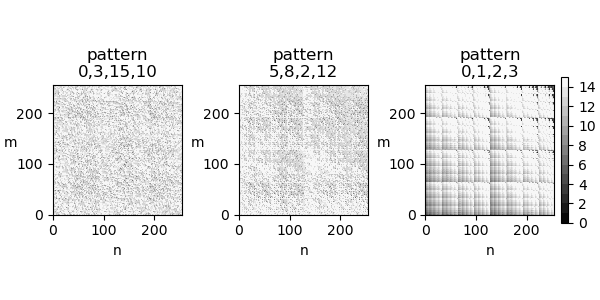

This figure's Python source:
import numpy as np
import matplotlib.pyplot as plt
from matplotlib.ticker import *

np.set_printoptions(precision=4)

CANDIDATES0=np.array([
[ 0,  3, 15, 10,],
#[0, 4, 7, 5,],
#[ 0,  4, 15, 13,],
#[0, 7, 4, 5,],
#[ 0,  9, 12, 11,],
#[ 0, 12,  9, 11,],
##[ 0, 15,  3, 10,],
#[ 0, 15,  4, 13,],
#[ 1,  2, 14,  7,],
[ 1,  6, 10,  7,],
##[ 1, 10,  6,  7,],
##[ 1, 14,  2,  7,],
[ 2,  1,  5, 12,],
#[ 2,  1,  6, 15,],
##[ 2,  5,  1, 12,],
#[ 2,  6,  1, 15,],
#[2, 6, 9, 7,],
#[2, 9, 6, 7,],
#[ 2, 11, 14, 13,],
#[ 2, 14, 11, 13,],
#[3, 0, 4, 9,],
##[3, 4, 0, 9,],
[ 3,  8, 12,  9,],
##[ 3, 12,  8,  9,],
#[ 4,  0, 13, 15,],
#[ 4,  3,  7, 14,],
#[4, 3, 8, 1,],
##[ 4,  7,  3, 14,],
#[4, 8, 3, 1,],
#[ 4,  8, 11,  9,],
#[ 4, 11,  8,  9,],
#[ 4, 13,  0, 15,],
#[ 5,  2,  6, 11,],
#[ 5,  6,  2, 11,],
#[ 5, 10, 14, 11,],
#[ 5, 14, 10, 11,],
#[ 6,  2, 15,  1,],
[6, 5, 9, 0,],
#[ 6,  5, 10,  3,],
##[6, 9, 5, 0,],
#[ 6, 10,  5,  3,],
#[ 6, 10, 13, 11,],
#[ 6, 13, 10, 11,],
#[ 6, 15,  2,  1,],
[ 7,  0, 12, 13,],
#[ 7,  4,  8, 13,],
##[ 7,  8,  4, 13,],
##[ 7, 12,  0, 13,],
#[8, 1, 4, 3,],
#[8, 4, 1, 3,],
[ 8,  7, 11,  2,],
#[ 8,  7, 12,  5,],
##[ 8, 11,  7,  2,],
#[ 8, 12,  7,  5,],
#[ 8, 12, 15, 13,],
#[ 8, 15, 12, 13,],
#[ 9,  2, 14, 15,],
#[ 9,  6, 10, 15,],
#[ 9, 10,  6, 15,],
#[ 9, 14,  2, 15,],
#[10,  1, 14, 15,],
#[10,  3,  6,  5,],
#[10,  6,  3,  5,],
#[10,  9, 13,  4,],
#[10,  9, 14,  7,],
#[10, 13,  9,  4,],
#[10, 14,  1, 15,],
#[10, 14,  9,  7,],
#[11,  0,  4,  1,],
#[11,  4,  0,  1,],
#[11,  8, 12,  1,],
#[11, 12,  8,  1,],
#[12,  0,  3,  1,],
#[12,  0, 11,  9,],
#[12,  3,  0,  1,],
#[12,  5,  8,  7,],
#[12,  8,  5,  7,],
#[12, 11,  0,  9,],
[12, 11, 15,  6,],
##[12, 15, 11,  6,],
#[13,  2,  6,  3,],
#[13,  6,  2,  3,],
#[13, 10, 14,  3,],
#[13, 14, 10,  3,],
#[14,  1, 13,  8,],
#[14,  2,  5,  3,],
#[14,  2, 13, 11,],
#[14,  5,  2,  3,],
#[14,  7, 10,  9,],
#[14, 10,  7,  9,],
#[14, 13,  1,  8,],
#[14, 13,  2, 11,],
#[15,  0, 12,  5,],
#[15,  4,  8,  5,],
#[15,  8,  4,  5,],
#[15, 12,  0,  5,]
])

#CANDIDATES=[[0x5,0x8,0x2,0xc],
#            [0,10,12,7],
#            [14,13,2,11],
#            [2,1,5,12], #Good
#            [0,3,15,10], #Good, this is last value
#            [7,0,12,13], #Good
#            ]

CANDIDATES=np.array([
    [0,3,15,10]])

def HASH(n,m):
    return (b(n,m,0)+b(m,n,1)+b(n,m,2)+b(m,n,3)+
            b(n,m,4)+b(m,n,5)+b(n,m,6)+b(m,n,7))

rng = np.random.default_rng()
random_table=rng.integers(0,16,(256,256))
def HASH_reference(n,m):
    return random_table[m,n]

#pattern=[0x15,0x38,0x32,0x2c]
#pattern=[0x5,0x8,0x2,0xc]
#pattern=[0x15,0x38,0x32,0x2c,0x0d,0x13,0x07,0x2a ]

def b(n,m,B):
    id=2*bit(n,B)+bit(m,B)
    return pattern[id]

def bit(n,B):
    return n>>B & 1

HI=80

def create_XYZ():
    global X,Y,Z
    X=Y=np.arange(0,HI,1)
    X,Y=np.meshgrid(X,Y,indexing="ij") #x[nx,ny]
    Z=np.empty(X.shape)
create_XYZ()
    
def get_data(ref=False):
    global Z
    if ref:
        hash=HASH_reference
    else:
        hash=HASH
    for nx in range(X.shape[0]):
        for ny in range(X.shape[1]):
            Z[nx,ny]=hash(nx,ny) & 0b1111

def KAI(d,E):
    return sum(map(lambda s: (np.sum(d==s)-E)**2/E,range(16)))

def TEST(data):
    d=np.ravel(data)
    K0=KAI(d,d.size/16)

    si=data.shape[0]

    def ij():
        for i in range(1,si-1):
            for j in range(1,si-1):
                yield i,j

    sm=lambda i,j: np.abs(data[i+1,j+1]-data[i,j])+np.abs(data[i-1,j-1]-data[i,j])
    s=sum(sm(i,j) for i,j in ij())
    K1=s/(si-1)**2

    sm=lambda i,j: np.abs(data[i-1,j+1]-data[i,j])+np.abs(data[i+1,j-1]-data[i,j])
    s=sum(sm(i,j) for i,j in ij())
    K2=s/(si-1)**2

    sm=lambda i,j: np.abs(data[i,j+1]-data[i,j])+np.abs(data[i,j-1]-data[i,j]) 
    s=sum(sm(i,j) for i,j in ij())
    K3=s/(si-1)**2

    sm=lambda i,j: np.abs(data[i+1,j]-data[i,j])+np.abs(data[i-1,j]-data[i,j])
    s=sum(sm(i,j) for i,j in ij())
    K4=s/(si-1)**2

    return K0,K1,K2,K3,K4

def prn(K):
    f="{:.5f}"
    for k in range(len(K)):
        print(f.format(K[k]),end=" ")
    print()

#at size 30, K0 K1 K2 K3 K4
#          5.28000 9.69529 9.21330 9.22715 9.46814 
#          5.28000 9.69529 9.21330 9.22715 9.46814
#         17.84000 9.72576 9.60665 9.56233 9.88920 38.78393
#         12.48000 9.66205 9.60388 8.96122 9.67590 37.90305 

get_data(True)
prn(TEST(Z))

def ijkl():
    for i in range(16):
        for j in range(16):
            for k in range(16):
                for l in range(16):
                    yield (i,j,k,l)

def test_scan():
    global pattern
    index=np.zeros([16**4,4])
    #candidates=np.zeros([1000,4])
    ddd=np.zeros([CANDIDATES.shape[0],5])
    id=0
    #for i0,i1,i2,i3 in ijkl():
    for i0,i1,i2,i3 in CANDIDATES:
        pattern=[i0,i1,i2,i3]
        get_data()
        k=TEST(Z)
        ddd[id]=(k[0],i0,i1,i2,i3)
        id+=1
        #size 30 criteria
        #if k[0]<17 and k[1]>9.6 and k[2]>9.6 and k[3]>9.6 and k[4]>9.6:
        #    if id<candidates.style[0]:
        #        candidates[id]=(i0,i1,i2,i3)
        #        print("candidates",(i0,i1,i2,i3),k[0],k[1],k[2],k[3],k[4])
        #        id+=1
    #if id==candidates.style[0]:
    #    print("over")
    #for i in range(id):
    #    print(candidates[i])

    def key(e):
        return e[0]
    sss=list(ddd)
    sss.sort(key=key)
    for i in range(id):
        print(sss[i])
#test_scan()


def draw():
    fig, ax = plt.subplots(figsize=(5,5),layout="constrained")
    level=np.arange(0,15.1,1)
    CS=ax.contourf(X,Y,Z,level,cmap="bwr")
    ax.axis("square")

def candidates_plot():
    global pattern
    id=0
    for i0,i1,i2,i3 in CANDIDATES:
        pattern=[i0,i1,i2,i3]
        get_data()
        draw()
        plt.savefig("candidate-{0}-{1}-{2}-{3}.svg".format(i0,i1,i2,i3))
        plt.close()
        print(id)
        id+=1

#candidates_plot()

#pattern=[14,13,2,11]
#get_data()
#draw()
#plt.show()

def draw_compare():
    global pattern
    pattern=[0,1,2,3]
    patterns=[[0,3,15,10],[0x5,0x8,0x2,0xc],[0,1,2,3]]
    fig,ax=plt.subplots(nrows=1,ncols=3,sharex=False,figsize=(6,3),layout="constrained")
    for i,p in enumerate(patterns):
        pattern=p
        get_data()
        level=np.arange(0,15.1,1)
        CS=ax[i].contourf(X,Y,Z,level,cmap="gray")
        ax[i].set_title("pattern\n{0},{1},{2},{3}".format(*pattern))
        ax[i].axis("square")
        ax[i].set_xlabel("n")
        ax[i].set_ylabel("m",rotation=0)
    fig.colorbar(CS, ax=ax[-1],shrink=0.5)

HI=256
create_XYZ()    
get_data()
draw_compare()
plt.show()
